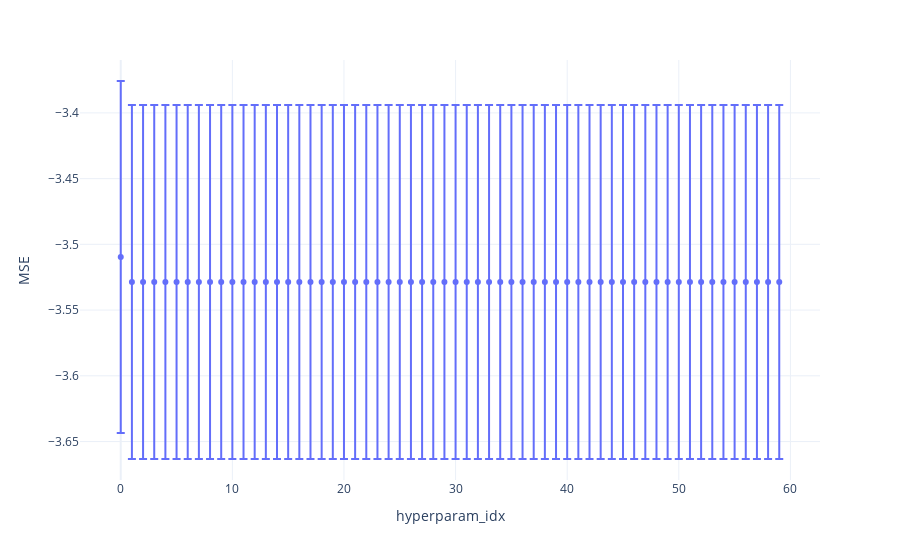

Here is the notebook cell this chart was saved with:
### Markdown cell above
## Elastic Net

### Code cell
from sklearn.linear_model import ElasticNet

param_grid = {
    "glm__alpha" : stats.uniform(1e-5,100),
    "glm__l1_ratio" : np.arange(0,1,0.01),
}

search = train_model(
    param_grid = param_grid, 
    estimator = ElasticNet(),
    estimator_name = "glm",
    train_set=(X_train, y_train)
)

print(f"Best Params : {search.best_params_}")
print(f"Best train score : {search.best_score_}")

# Cv results
results, p = get_cv_result(search)
#results = results[["param_knn__n_neighbors","param_knn__weights","param_knn__metric","mean_train_score","std_train_score"]]
#print(results.head())
p.show()

### Figure 1 — Plotly figure (JSON) as saved in the notebook; plotly's stock layout.template omitted (floating-point values rounded to 4 significant figures)
{"data": [{"error_y": {"array": [0.1338, 0.1346, 0.1346, 0.1346, 0.1346, 0.1346, 0.1346, 0.1346, 0.1346, 0.1346, 0.1346, 0.1346, 0.1346, 0.1346, 0.1346, 0.1346, 0.1346, 0.1346, 0.1346, 0.1346, 0.1346, 0.1346, 0.1346, 0.1346, 0.1346, 0.1346, 0.1346, 0.1346, 0.1346, 0.1346, 0.1346, 0.1346, 0.1346, 0.1346, 0.1346, 0.1346, 0.1346, 0.1346, 0.1346, 0.1346, 0.1346, 0.1346, 0.1346, 0.1346, 0.1346, 0.1346, 0.1346, 0.1346, 0.1346, 0.1346, 0.1346, 0.1346, 0.1346, 0.1346, 0.1346, 0.1346, 0.1346, 0.1346, 0.1346, 0.1346]}, "hovertemplate": "x=%{x}<br>y=%{y}<extra></extra>", "legendgroup": "", "marker": {"color": "#636efa", "symbol": "circle"}, "mode": "markers", "name": "", "orientation": "v", "showlegend": false, "type": "scatter", "x": [0, 1, 2, 3, 4, 5, 6, 7, 8, 9, 10, 11, 12, 13, 14, 15, 16, 17, 18, 19, 20, 21, 22, 23, 24, 25, 26, 27, 28, 29, 30, 31, 32, 33, 34, 35, 36, 37, 38, 39, 40, 41, 42, 43, 44, 45, 46, 47, 48, 49, 50, 51, 52, 53, 54, 55, 56, 57, 58, 59], "xaxis": "x", "y": [-3.51, -3.529, -3.529, -3.529, -3.529, -3.529, -3.529, -3.529, -3.529, -3.529, -3.529, -3.529, -3.529, -3.529, -3.529, -3.529, -3.529, -3.529, -3.529, -3.529, -3.529, -3.529, -3.529, -3.529, -3.529, -3.529, -3.529, -3.529, -3.529, -3.529, -3.529, -3.529, -3.529, -3.529, -3.529, -3.529, -3.529, -3.529, -3.529, -3.529, -3.529, -3.529, -3.529, -3.529, -3.529, -3.529, -3.529, -3.529, -3.529, -3.529, -3.529, -3.529, -3.529, -3.529, -3.529, -3.529, -3.529, -3.529, -3.529, -3.529], "yaxis": "y"}], "layout": {"legend": {"tracegroupgap": 0}, "margin": {"t": 60}, "xaxis": {"anchor": "y", "domain": [0, 1], "title": {"text": "hyperparam_idx"}}, "yaxis": {"anchor": "x", "domain": [0, 1], "title": {"text": "MSE"}}}}
